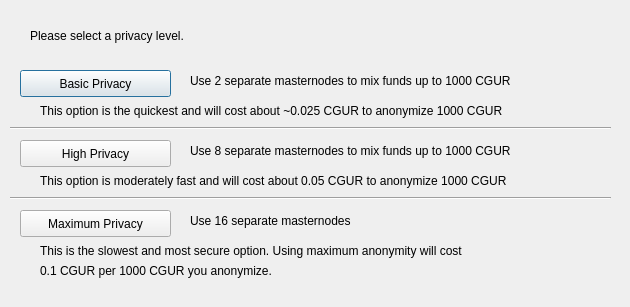
<?xml version="1.0" encoding="UTF-8"?>
<ui version="4.0">
 <class>DarksendConfig</class>
 <widget class="QDialog" name="DarksendConfig">
  <property name="geometry">
   <rect>
    <x>0</x>
    <y>0</y>
    <width>630</width>
    <height>307</height>
   </rect>
  </property>
  <property name="windowTitle">
   <string>Configure PrivateSend</string>
  </property>
  <widget class="QPushButton" name="buttonBasic">
   <property name="geometry">
    <rect>
     <x>20</x>
     <y>70</y>
     <width>151</width>
     <height>27</height>
    </rect>
   </property>
   <property name="text">
    <string>Basic Privacy</string>
   </property>
  </widget>
  <widget class="QPushButton" name="buttonHigh">
   <property name="geometry">
    <rect>
     <x>20</x>
     <y>140</y>
     <width>151</width>
     <height>27</height>
    </rect>
   </property>
   <property name="text">
    <string>High Privacy</string>
   </property>
  </widget>
  <widget class="QPushButton" name="buttonMax">
   <property name="geometry">
    <rect>
     <x>20</x>
     <y>210</y>
     <width>151</width>
     <height>27</height>
    </rect>
   </property>
   <property name="text">
    <string>Maximum Privacy</string>
   </property>
  </widget>
  <widget class="QLabel" name="label">
   <property name="geometry">
    <rect>
     <x>30</x>
     <y>20</y>
     <width>571</width>
     <height>31</height>
    </rect>
   </property>
   <property name="text">
    <string>Please select a privacy level.</string>
   </property>
  </widget>
  <widget class="QLabel" name="label_2">
   <property name="geometry">
    <rect>
     <x>190</x>
     <y>70</y>
     <width>421</width>
     <height>21</height>
    </rect>
   </property>
   <property name="text">
    <string>Use 2 separate masternodes to mix funds up to 1000 CGUR</string>
   </property>
  </widget>
  <widget class="QLabel" name="label_3">
   <property name="geometry">
    <rect>
     <x>190</x>
     <y>140</y>
     <width>411</width>
     <height>21</height>
    </rect>
   </property>
   <property name="text">
    <string>Use 8 separate masternodes to mix funds up to 1000 CGUR</string>
   </property>
  </widget>
  <widget class="QLabel" name="label_4">
   <property name="geometry">
    <rect>
     <x>190</x>
     <y>210</y>
     <width>421</width>
     <height>21</height>
    </rect>
   </property>
   <property name="text">
    <string>Use 16 separate masternodes</string>
   </property>
  </widget>
  <widget class="QLabel" name="label_6">
   <property name="geometry">
    <rect>
     <x>40</x>
     <y>100</y>
     <width>561</width>
     <height>21</height>
    </rect>
   </property>
   <property name="text">
    <string>This option is the quickest and will cost about ~0.025 CGUR to anonymize 1000 CGUR</string>
   </property>
  </widget>
  <widget class="QLabel" name="label_7">
   <property name="geometry">
    <rect>
     <x>40</x>
     <y>170</y>
     <width>561</width>
     <height>21</height>
    </rect>
   </property>
   <property name="text">
    <string>This option is moderately fast and will cost about 0.05 CGUR to anonymize 1000 CGUR</string>
   </property>
  </widget>
  <widget class="QLabel" name="label_8">
   <property name="geometry">
    <rect>
     <x>40</x>
     <y>240</y>
     <width>561</width>
     <height>21</height>
    </rect>
   </property>
   <property name="text">
    <string>This is the slowest and most secure option. Using maximum anonymity will cost</string>
   </property>
  </widget>
  <widget class="QLabel" name="label_9">
   <property name="geometry">
    <rect>
     <x>40</x>
     <y>260</y>
     <width>561</width>
     <height>21</height>
    </rect>
   </property>
   <property name="text">
    <string>0.1 CGUR per 1000 CGUR you anonymize.</string>
   </property>
  </widget>
  <widget class="Line" name="line">
   <property name="geometry">
    <rect>
     <x>10</x>
     <y>120</y>
     <width>601</width>
     <height>16</height>
    </rect>
   </property>
   <property name="orientation">
    <enum>Qt::Horizontal</enum>
   </property>
  </widget>
  <widget class="Line" name="line_2">
   <property name="geometry">
    <rect>
     <x>10</x>
     <y>190</y>
     <width>601</width>
     <height>16</height>
    </rect>
   </property>
   <property name="orientation">
    <enum>Qt::Horizontal</enum>
   </property>
  </widget>
 </widget>
 <resources/>
 <connections/>
</ui>
